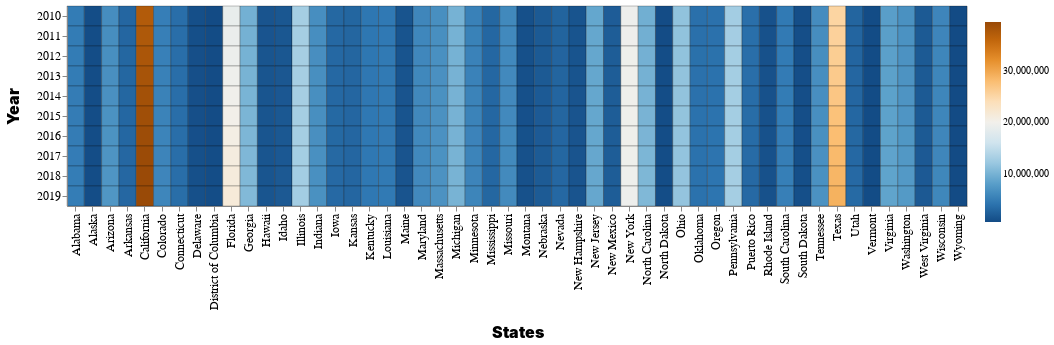

The code cell stored with this chart in its notebook:
### Code cell
import altair as alt

alt.themes.enable("dark")

heatmap = alt.Chart(df_reshaped).mark_rect().encode(
        y=alt.Y('year:O', axis=alt.Axis(title="Year", titleFontSize=16, titlePadding=15, titleFontWeight=900, labelAngle=0)),
        x=alt.X('states:O', axis=alt.Axis(title="States", titleFontSize=16, titlePadding=15, titleFontWeight=900)),
        color=alt.Color('max(population):Q',
                         legend=alt.Legend(title=" "),
                         scale=alt.Scale(scheme="blueorange")),
        stroke=alt.value('black'),
        strokeWidth=alt.value(0.25),
        #tooltip=[
        #    alt.Tooltip('year:O', title='Year'),
        #    alt.Tooltip('population:Q', title='Population')
        #]
    ).properties(width=900
    #).configure_legend(orient='bottom', titleFontSize=16, labelFontSize=14, titlePadding=0
    #).configure_axisX(labelFontSize=14)
    ).configure_axis(
    labelFontSize=12,
    titleFontSize=12
    )

heatmap

### Figure 1 — Vega-Lite specification as saved in the notebook (floating-point values rounded to 4 significant figures; data arrays with more than 128 entries replaced by an {"elided": "..."} marker saying what was removed)
{"usermeta": {"embedOptions": {"theme": "dark"}}, "config": {"view": {"continuousWidth": 300, "continuousHeight": 300}, "axis": {"labelFontSize": 12, "titleFontSize": 12}}, "data": {"name": "data-313c5537e43850fa9d2e1349b49461d8"}, "mark": {"type": "rect"}, "encoding": {"color": {"aggregate": "max", "field": "population", "legend": {"title": " "}, "scale": {"scheme": "blueorange"}, "type": "quantitative"}, "stroke": {"value": "black"}, "strokeWidth": {"value": 0.25}, "x": {"axis": {"title": "States", "titleFontSize": 16, "titleFontWeight": 900, "titlePadding": 15}, "field": "states", "type": "ordinal"}, "y": {"axis": {"labelAngle": 0, "title": "Year", "titleFontSize": 16, "titleFontWeight": 900, "titlePadding": 15}, "field": "year", "type": "ordinal"}}, "width": 900, "$schema": "https://vega.github.io/schema/vega-lite/v5.20.1.json", "datasets": {"data-313c5537e43850fa9d2e1349b49461d8": {"elided": "520 records"}}}
